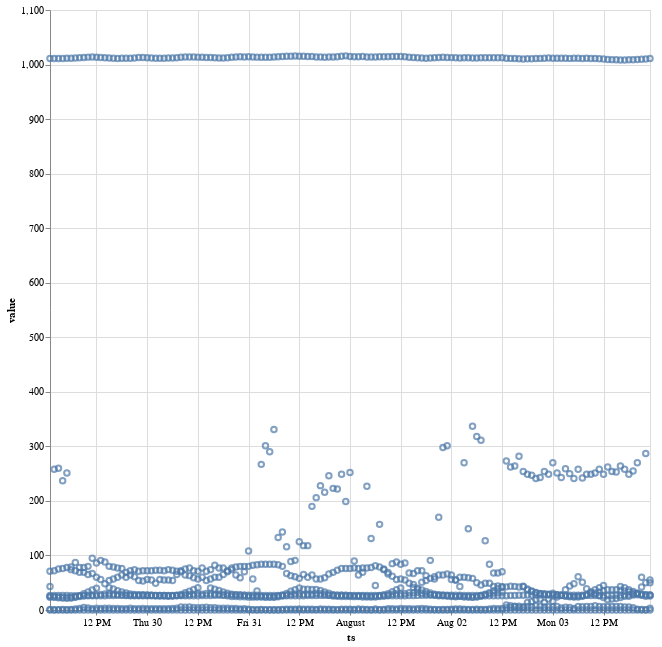

Notebook code cell kept with this figure:
### Code cell
data |> (d -> select(d, [:ts, :value])) |> @vlplot(
    :point, 
    x=:ts, 
    y=:value,
    width=600,
    height=600
)

### Figure 1 — Vega-Lite specification as saved in the notebook (floating-point values rounded to 4 significant figures; data arrays with more than 128 entries replaced by an {"elided": "..."} marker saying what was removed)
{"data": {"values": {"elided": "1131 records"}}, "encoding": {"x": {"field": "ts", "type": "temporal"}, "y": {"field": "value", "type": "quantitative"}}, "height": 600, "mark": "point", "width": 600}
